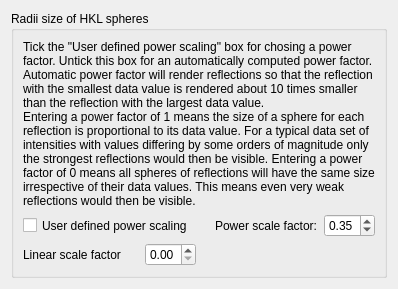
              <widget class="QWidget" name="tab_3">
               <attribute name="title">
                <string>Sizing</string>
               </attribute>
               <layout class="QGridLayout" name="gridLayout_27">
                <item row="0" column="0">
                 <widget class="QGroupBox" name="groupBox_3">
                  <property name="sizePolicy">
                   <sizepolicy hsizetype="Preferred" vsizetype="Preferred">
                    <horstretch>1</horstretch>
                    <verstretch>0</verstretch>
                   </sizepolicy>
                  </property>
                  <property name="title">
                   <string>Radii size of HKL spheres</string>
                  </property>
                  <property name="checkable">
                   <bool>false</bool>
                  </property>
                  <layout class="QGridLayout" name="gridLayout_10">
                   <item row="0" column="0" colspan="4">
                    <widget class="QLabel" name="label_7">
                     <property name="sizePolicy">
                      <sizepolicy hsizetype="Preferred" vsizetype="Preferred">
                       <horstretch>0</horstretch>
                       <verstretch>0</verstretch>
                      </sizepolicy>
                     </property>
                     <property name="text">
                      <string>&lt;html&gt;&lt;head/&gt;&lt;body&gt;&lt;p&gt;Tick the &amp;quot;User defined power scaling&amp;quot; box for chosing a power factor. Untick this box for an automatically computed power factor. Automatic power factor will render reflections so that the reflection with the smallest data value is rendered about 10 times smaller than the reflection with the largest data value. &lt;br/&gt;Entering a power factor of 1 means the size of a sphere for each reflection is proportional to its data value. For a typical data set of intensities with values differing by some orders of magnitude only the strongest reflections would then be visible. Entering a power factor of 0 means all spheres of reflections will have the same size irrespective of their data values. This means even very weak reflections would then be visible. &lt;/p&gt;&lt;/body&gt;&lt;/html&gt;</string>
                     </property>
                     <property name="textFormat">
                      <enum>Qt::AutoText</enum>
                     </property>
                     <property name="alignment">
                      <set>Qt::AlignLeading|Qt::AlignLeft|Qt::AlignVCenter</set>
                     </property>
                     <property name="wordWrap">
                      <bool>true</bool>
                     </property>
                    </widget>
                   </item>
                   <item row="1" column="0" colspan="2">
                    <widget class="QCheckBox" name="ManualPowerScalecheckbox">
                     <property name="sizePolicy">
                      <sizepolicy hsizetype="Minimum" vsizetype="MinimumExpanding">
                       <horstretch>0</horstretch>
                       <verstretch>0</verstretch>
                      </sizepolicy>
                     </property>
                     <property name="toolTip">
                      <string/>
                     </property>
                     <property name="text">
                      <string>User defined power scaling</string>
                     </property>
                    </widget>
                   </item>
                   <item row="1" column="2">
                    <widget class="QLabel" name="label_10">
                     <property name="sizePolicy">
                      <sizepolicy hsizetype="Minimum" vsizetype="MinimumExpanding">
                       <horstretch>0</horstretch>
                       <verstretch>0</verstretch>
                      </sizepolicy>
                     </property>
                     <property name="text">
                      <string>Power scale factor:</string>
                     </property>
                     <property name="alignment">
                      <set>Qt::AlignRight|Qt::AlignTrailing|Qt::AlignVCenter</set>
                     </property>
                     <property name="indent">
                      <number>1</number>
                     </property>
                    </widget>
                   </item>
                   <item row="1" column="3">
                    <widget class="QDoubleSpinBox" name="power_scale_spinBox">
                     <property name="sizePolicy">
                      <sizepolicy hsizetype="Maximum" vsizetype="Preferred">
                       <horstretch>0</horstretch>
                       <verstretch>0</verstretch>
                      </sizepolicy>
                     </property>
                     <property name="toolTip">
                      <string extracomment="Exponent of 1 means the size of a sphere for each reflection is proportional to its data value. Exponent of 0 means all spheres will have the same size irrespective of their data values."/>
                     </property>
                     <property name="maximum">
                      <double>1.000000000000000</double>
                     </property>
                     <property name="singleStep">
                      <double>0.050000000000000</double>
                     </property>
                     <property name="value">
                      <double>0.350000000000000</double>
                     </property>
                    </widget>
                   </item>
                   <item row="2" column="0">
                    <widget class="QLabel" name="label_11">
                     <property name="sizePolicy">
                      <sizepolicy hsizetype="Minimum" vsizetype="MinimumExpanding">
                       <horstretch>0</horstretch>
                       <verstretch>0</verstretch>
                      </sizepolicy>
                     </property>
                     <property name="toolTip">
                      <string>&lt;html&gt;&lt;head/&gt;&lt;body&gt;&lt;p&gt;A linear scale factor of 1 means that if two reflectiions with the largest data values happen to be next to each other their spheres will touch but not overlap.&lt;/p&gt;&lt;/body&gt;&lt;/html&gt;</string>
                     </property>
                     <property name="text">
                      <string>Linear scale factor</string>
                     </property>
                    </widget>
                   </item>
                   <item row="2" column="1">
                    <widget class="QDoubleSpinBox" name="radii_scale_spinBox">
                     <property name="sizePolicy">
                      <sizepolicy hsizetype="Maximum" vsizetype="Preferred">
                       <horstretch>0</horstretch>
                       <verstretch>0</verstretch>
                      </sizepolicy>
                     </property>
                     <property name="toolTip">
                      <string>&lt;html&gt;&lt;head/&gt;&lt;body&gt;&lt;p&gt;A linear scale factor of 1 means that if two reflectiions with the largest data values happen to be next to each other their spheres will touch but not overlap.&lt;/p&gt;&lt;/body&gt;&lt;/html&gt;</string>
                     </property>
                     <property name="maximum">
                      <double>5.000000000000000</double>
                     </property>
                     <property name="singleStep">
                      <double>0.100000000000000</double>
                     </property>
                    </widget>
                   </item>
                  </layout>
                 </widget>
                </item>
               </layout>
              </widget>
